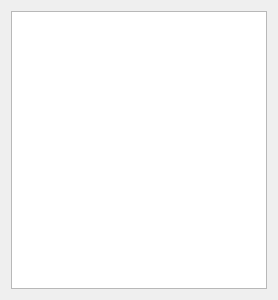
<?xml version="1.0" encoding="UTF-8"?>
<ui version="4.0">
 <class>DataBrowser</class>
 <widget class="QWidget" name="DataBrowser">
  <property name="geometry">
   <rect>
    <x>0</x>
    <y>0</y>
    <width>84</width>
    <height>300</height>
   </rect>
  </property>
  <property name="sizePolicy">
   <sizepolicy hsizetype="Minimum" vsizetype="Minimum">
    <horstretch>0</horstretch>
    <verstretch>0</verstretch>
   </sizepolicy>
  </property>
  <property name="windowTitle">
   <string>Form</string>
  </property>
  <layout class="QGridLayout" name="gridLayout">
   <property name="sizeConstraint">
    <enum>QLayout::SetMinimumSize</enum>
   </property>
   <item row="0" column="0">
    <widget class="QTreeWidget" name="dataTreeWidget">
     <property name="sizePolicy">
      <sizepolicy hsizetype="Minimum" vsizetype="Minimum">
       <horstretch>0</horstretch>
       <verstretch>0</verstretch>
      </sizepolicy>
     </property>
     <attribute name="headerVisible">
      <bool>false</bool>
     </attribute>
     <column>
      <property name="text">
       <string>1</string>
      </property>
     </column>
    </widget>
   </item>
  </layout>
 </widget>
 <resources/>
 <connections/>
</ui>
